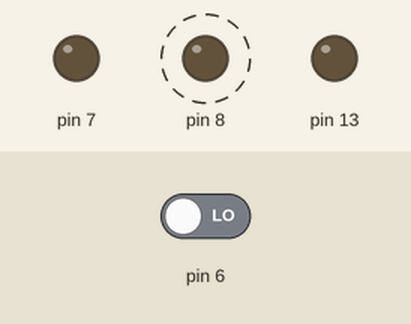
A sketch run on a simulated Arduino Uno, built with avr-gcc and run on an emulated ATmega328P. Parts: output pins drawn as LEDs (lit = HIGH). Dashed ring = blinking. The test bench sets the inputs (shaded band); at power-on: pin 6 LOW. What the sketch prints to the serial monitor is not drawn.

Above: at 0.91 s.
1.3 s: pin 6 driven HIGH
At 3.0 s:
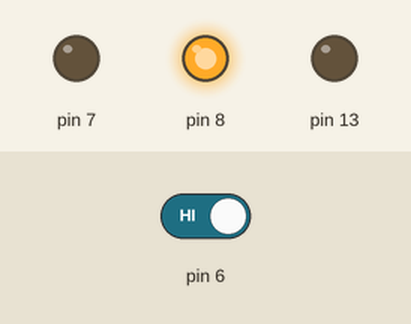
At 4.0 s:
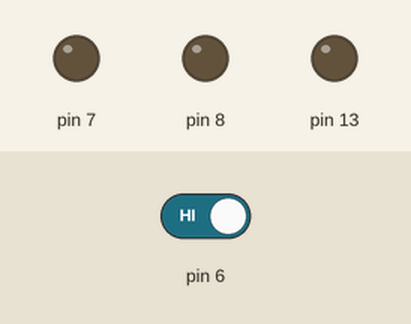
Timing chart, 0 to 10.3 s (numbered marks = the images above; inputs shaded):
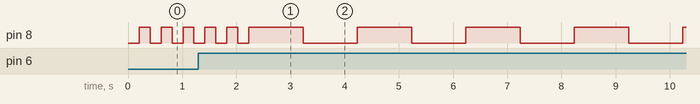

The sketch:

bspOOP.ino
```cpp
//#include <arduino.h>
class CBlinkLED
{
  private:
    int pinNr;
    boolean blinkenAktiv;
    long int letzteBlinkZeit;
    long int blinkZeit;
    long int zeitSteigFlanke;
    long int zeitFallFlanke;
    boolean letzterWert;

  public:
    CBlinkLED(int pinNr0)
    {
      pinNr = pinNr0;
      blinkenAktiv = false;
      pinMode(pinNr, OUTPUT);
      digitalWrite(pinNr, LOW);
    }
    boolean isBlinking()
    {
      return blinkenAktiv;
    }

    boolean isOn()
    {
      return digitalRead(pinNr);
    }

    void einschalten()
    {
      digitalWrite(pinNr, HIGH);
    }
    void umschalten()
    {
      digitalWrite(pinNr, !digitalRead(pinNr));
    }
    void ausschalten()
    {
      digitalWrite(pinNr, LOW);
    }

    void startBlink(long int blinkZeit0)
    {
      blinkZeit = blinkZeit0;
      blinkenAktiv = true;
    }

    void stopBlink()
    {
      blinkenAktiv = false;
    }

    long int zeitAn()
    {
      if (isOn())
      {
        return millis() - zeitSteigFlanke;
      }
      else
      {
        return zeitFallFlanke - zeitSteigFlanke;
      }
    }

    long int zeitAus()
    {
      if (!isOn())
      {
        return millis() - zeitFallFlanke;
      }
      else
      {
        return zeitSteigFlanke - zeitFallFlanke;
      }
    }


    void check()
    {
      if (blinkenAktiv && (millis() > letzteBlinkZeit + blinkZeit))
      {
        umschalten();
        letzteBlinkZeit = millis();
      }

      bool jetzigerWert = digitalRead(pinNr);
      bool steigendeFlanke = !letzterWert && jetzigerWert;
      bool fallendeFlanke = letzterWert && !jetzigerWert;
      bool letzterWert = jetzigerWert;

      if (steigendeFlanke) zeitSteigFlanke = millis();
      if (fallendeFlanke) zeitFallFlanke = millis();
    }

};

class CTaster
{
  private:
    int pinNr;
    boolean letzterWert;
    boolean fallFlanke;
    boolean steigFlanke;
    long int zeitSteigFlanke;
    long int zeitFallFlanke;
    long int anzahlSteigendeFlanken;


  public:
    CTaster(int pinNr1)
    {
      pinMode(pinNr, INPUT);
      pinNr = pinNr1;
    }

    boolean istGedrueckt()
    {
      return digitalRead(pinNr);
    }

    void check ()
    {
      boolean jetzigerWert = istGedrueckt();
      steigFlanke = !letzterWert && jetzigerWert;
      fallFlanke = letzterWert && !jetzigerWert;
      letzterWert = jetzigerWert;
      if (steigFlanke)
      {
        zeitSteigFlanke = millis();
        anzahlSteigendeFlanken=anzahlSteigendeFlanken+1;
      }
      if (fallFlanke) zeitFallFlanke = millis();
    }

    long int anzahlSteigendeFlanke()
    {
      return anzahlSteigendeFlanken;
    }


    boolean steigendeFlanke()
    {
      return steigFlanke;
    }

    boolean fallendeFlanke()
    {
      return fallFlanke;
    }

    long int zeitGedrueckt()
    {
      if (istGedrueckt())
      {
        return millis() - zeitSteigFlanke;
      }
      else
      {
        return zeitFallFlanke - zeitSteigFlanke;
      }
    }


    long int zeitLosgelassen()
    {
      if (!istGedrueckt())
      {
        return millis() - zeitFallFlanke;
      }
      else
      {
        return 0;
      }
    }


};


// CBlinkLED roteLED(5);
CBlinkLED grueneLED(7);
CBlinkLED internalLED(13);
CBlinkLED roteLED(8);
CTaster taster1(6);


void setup()
{
  roteLED.startBlink(200);
  //grueneLED.startBlink(850);
  internalLED.startBlink(1200);
  Serial.begin(9600);
}

void loop()
{
  taster1.check();
  roteLED.check();

  if (taster1.zeitGedrueckt() < 1000)
  {
    roteLED.startBlink(200);
  } else
  {
    roteLED.startBlink(1000);
  }

  // internalLED.check();
  // grueneLED.check();

  Serial.println(taster1.anzahlSteigendeFlanke());
  /*  if(taster1.fallendeFlanke())
    {
      internalLED.stopBlink();
      grueneLED.stopBlink();
    }


    roteLED.check();
    grueneLED.check();
    if (digitalRead(4))
    {
    roteLED.stopBlink();
    grueneLED.stopBlink();}
  */

}
```
